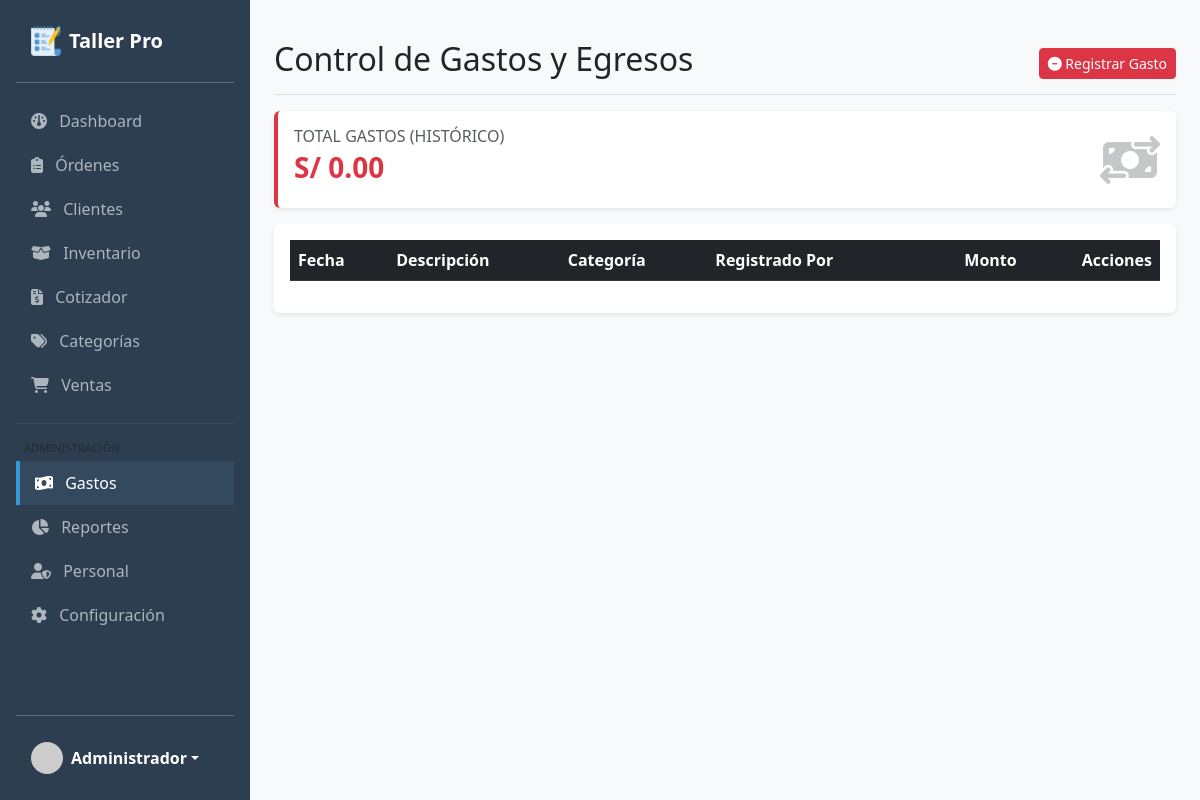
The app's page /gastos (signed in) with its own data.
### tables this page shows
CREATE TABLE IF NOT EXISTS `configuracion` (
  `id` int NOT NULL AUTO_INCREMENT,
  `nombre_sistema` varchar(100) DEFAULT 'Sistema Taller',
  `moneda` varchar(10) DEFAULT 'PEN',
  `simbolo_moneda` varchar(5) DEFAULT 'S/',
  `impuesto` decimal(5,2) DEFAULT '18.00',
  `telefono` varchar(20) DEFAULT NULL,
  `email` varchar(100) DEFAULT NULL,
  `direccion` text,
  `updated_at` timestamp NULL DEFAULT CURRENT_TIMESTAMP ON UPDATE CURRENT_TIMESTAMP,
  `logo` varchar(100) DEFAULT NULL,
  `terminos_orden` text,
  `mensaje_ticket` varchar(255) DEFAULT '¡Gracias por su preferencia!',
  PRIMARY KEY (`id`)
);

### app/Controllers/GastoController.php (called while the page is built, shortened)
<?php
class GastoController extends BaseController {
    public function index() {
        $gastoModel = new Gasto();
        $gastos = $gastoModel->getAll();
        $this->view('gastos/index', [
            'titulo' => 'Control de Gastos',
            'gastos' => $gastos
        ]);
    }
}

### public/index.php (called while the page is built, shortened)
<?php
$router = new Router();
$router->get('/login', [AuthController::class, 'login']);
$router->post('/login/auth', [AuthController::class, 'authenticate']);
$router->get('/logout', [AuthController::class, 'logout']);
$router->get('/rastreo', [RastreoController::class, 'index']);
$router->get('/', [DashboardController::class, 'index']);
$router->get('/clientes', [ClienteController::class, 'index']);
$router->get('/clientes/perfil', [ClienteController::class, 'perfil']);
$router->post('/clientes/guardar', [ClienteController::class, 'store']);
$router->post('/clientes/actualizar', [ClienteController::class, 'update']);
$router->post('/clientes/cambiar-estado', [ClienteController::class, 'cambiarEstado']);
$router->get('/categorias', [CategoriaController::class, 'index']);
$router->post('/categorias/guardar', [CategoriaController::class, 'store']);
$router->post('/categorias/actualizar', [CategoriaController::class, 'update']);
$router->post('/categorias/cambiar-estado', [CategoriaController::class, 'cambiarEstado']);
$router->post('/categorias/eliminar', [CategoriaController::class, 'eliminar']);
$router->get('/productos', [ProductoController::class, 'index']);
$router->get('/productos/historial', [ProductoController::class, 'historial']);
$router->post('/productos/guardar', [ProductoController::class, 'store']);
$router->post('/productos/actualizar', [ProductoController::class, 'update']);
$router->post('/productos/cambiar-estado', [ProductoController::class, 'cambiarEstado']);
$router->post('/productos/ajustar', [ProductoController::class, 'ajustar']);
$router->get('/ordenes', [OrdenController::class, 'index']);
$router->get('/ordenes/detalle', [OrdenController::class, 'detalle']);
$router->get('/ordenes/imprimir', [OrdenController::class, 'imprimir']);
$router->get('/ordenes/etiqueta', [OrdenController::class, 'etiqueta']);
$router->get('/ordenes/garantia', [OrdenController::class, 'garantia']);
$router->post('/ordenes/guardar', [OrdenController::class, 'store']);
$router->post('/ordenes/cambiar-estado', [OrdenController::class, 'cambiarEstado']);
$router->post('/ordenes/agregar-repuesto', [OrdenController::class, 'agregarRepuesto']);
$router->post('/ordenes/eliminar-repuesto', [OrdenController::class, 'eliminarRepuesto']);
$router->post('/ordenes/mano-obra', [OrdenController::class, 'actualizarManoObra']);
$router->post('/ordenes/diagnostico', [OrdenController::class, 'guardarDiagnostico']);
$router->get('/cotizador', [CotizadorController::class, 'index']);
$router->post('/cotizador/imprimir', [CotizadorController::class, 'imprimir']);
$router->get('/ventas', [VentaController::class, 'index']);
$router->get('/ventas/crear', [VentaController::class, 'crear']);
$router->get('/ventas/imprimir', [VentaController::class, 'imprimir']);
$router->post('/ventas/guardar', [VentaController::class, 'store']);
$router->get('/gastos', [GastoController::class, 'index']);
$router->post('/gastos/guardar', [GastoController::class, 'store']);
$router->post('/gastos/eliminar', [GastoController::class, 'eliminar']);
$router->get('/reportes', [ReporteController::class, 'index']);
$router->get('/usuarios', [UsuarioController::class, 'index']);
$router->post('/usuarios/guardar', [UsuarioController::class, 'store']);
$router->post('/usuarios/actualizar', [UsuarioController::class, 'update']);
$router->post('/usuarios/cambiar-estado', [UsuarioController::class, 'cambiarEstado']);
$router->get('/configuracion', [ConfiguracionController::class, 'index']);
$router->post('/configuracion/guardar', [ConfiguracionController::class, 'update']);
$router->get('/configuracion/backup', [ConfiguracionController::class, 'backup']);
$router->run();

### app/Models/BaseModel.php (called while the page is built, shortened)
<?php
class BaseModel {
    public function __construct() {
        $database = new Database();
        $this->db = $database->getConnection();
    }
}

### config/Database.php (called while the page is built, shortened)
<?php
class Database {
    private $host = 'localhost';
    private $db_name = 'taller_db';
    private $username = 'root';
    private $password = '';
    public function getConnection() {
        $this->conn = null;
        try {
            $this->conn = new PDO("mysql:host=" . $this->host . ";dbname=" . $this->db_name, $this->username, $this->password);
            $this->conn->exec("set names utf8mb4");
            $this->conn->setAttribute(PDO::ATTR_ERRMODE, PDO::ERRMODE_EXCEPTION);
        } catch(PDOException $exception) {
            echo "Error de conexión: " . $exception->getMessage();
        }
        return $this->conn;
    }
}

### app/Models/Configuracion.php (called while the page is built, shortened)
<?php
class Configuracion extends BaseModel {
    public function obtenerConfiguracion() {
        try {
            $stmt = $this->db->prepare("SELECT * FROM configuracion LIMIT 1");
            $stmt->execute();
            return $stmt->fetch(PDO::FETCH_OBJ);
        } catch (\Exception $e) {
            return null;
        }
    }
}

### app/Views/gastos/index.php (the view, shortened to what this page needs)
<?php require_once __DIR__ . '/../partials/header.php'; ?>
<div class="d-flex justify-content-between flex-wrap flex-md-nowrap align-items-center pt-3 pb-2 mb-3 border-bottom">
    <h1 class="h2">Control de Gastos y Egresos</h1>
    <div class="btn-toolbar mb-2 mb-md-0">
        <button type="button" class="btn btn-sm btn-danger" data-bs-toggle="modal" data-bs-target="#modalGasto">
            <i class="fa-solid fa-minus-circle"></i> Registrar Gasto
        </button>
    </div>
</div>
<div class="row mb-3">
    <div class="col-md-12">
        <div class="card border-start border-4 border-danger shadow-sm">
            <div class="card-body d-flex align-items-center justify-content-between">
                <div>
                    <h6 class="text-muted text-uppercase mb-1">Total Gastos (Histórico)</h6>
                    <?php
                        $total = 0;
                    ?>
                    <h3 class="fw-bold text-danger"><?php echo $sistema->simbolo_moneda . ' ' . number_format($total, 2); ?></h3>
                </div>
                <i class="fa-solid fa-money-bill-transfer fa-3x text-gray-300 opacity-25"></i>
            </div>
        </div>
    </div>
</div>
<div class="card shadow-sm">
    <div class="card-body">
        <div class="table-responsive">
            <table class="table table-hover align-middle" id="datatable">
                <thead class="table-dark">
                    <tr>
                        <th>Fecha</th>
                        <th>Descripción</th>
                        <th>Categoría</th>
                        <th>Registrado Por</th>
                        <th class="text-end">Monto</th>
                        <th class="text-end">Acciones</th>
                    </tr>
                </thead>
            </table>
        </div>
    </div>
</div>
<?php require_once __DIR__ . '/../partials/footer.php'; ?>

### app/Views/partials/header.php (shortened to what this page needs)
<!DOCTYPE html>
<html lang="es">
<head>
    <link href="https://cdn.jsdelivr.net/npm/bootstrap@5.3.0/dist/css/bootstrap.min.css" rel="stylesheet">
    <link rel="stylesheet" href="https://cdnjs.cloudflare.com/ajax/libs/font-awesome/6.4.0/css/all.min.css">
    <link rel="stylesheet" href="https://cdn.datatables.net/1.13.4/css/dataTables.bootstrap5.min.css">
    <link rel="stylesheet" href="https://cdn.datatables.net/buttons/2.3.6/css/buttons.bootstrap5.min.css">
    <link href="https://cdn.jsdelivr.net/npm/select2@4.1.0-rc.0/dist/css/select2.min.css" rel="stylesheet" />
    <link rel="stylesheet" href="https://cdn.jsdelivr.net/npm/select2-bootstrap-5-theme@1.3.0/dist/select2-bootstrap-5-theme.min.css" />
</head>
<body>
<div class="d-flex">
    <div class="sidebar d-flex flex-column flex-shrink-0 p-3" style="width: 250px;">
        <a href="/" class="d-flex align-items-center mb-3 mb-md-0 me-md-auto text-white text-decoration-none">
            <?php if(!empty($sistema->logo)): ?>
                <img src="/uploads/logo/<?php echo $sistema->logo; ?>" height="30" class="me-2">
            <?php else: ?>
                <i class="fa-solid fa-screwdriver-wrench me-2"></i>
            <?php endif; ?>
            <span class="fs-5 fw-bold text-truncate"><?php echo substr($sistema->nombre_sistema, 0, 18); ?></span>
        </a>
        <hr>
        <ul class="nav nav-pills flex-column mb-auto">
            <li class="nav-item"><a href="/" class="<?php echo ($_SERVER['REQUEST_URI'] == '/' || $_SERVER['REQUEST_URI'] == '') ? 'active' : ''; ?>"><i class="fa-solid fa-gauge me-2"></i> Dashboard</a></li>
            <li><a href="/ordenes" class="<?php echo (strpos($_SERVER['REQUEST_URI'], '/ordenes') !== false) ? 'active' : ''; ?>"><i class="fa-solid fa-clipboard-list me-2"></i> Órdenes</a></li>
            <li><a href="/clientes" class="<?php echo (strpos($_SERVER['REQUEST_URI'], '/clientes') !== false) ? 'active' : ''; ?>"><i class="fa-solid fa-users me-2"></i> Clientes</a></li>
            <li><a href="/productos" class="<?php echo (strpos($_SERVER['REQUEST_URI'], '/productos') !== false) ? 'active' : ''; ?>"><i class="fa-solid fa-box-open me-2"></i> Inventario</a></li>
            <li><a href="/cotizador" class="<?php echo (strpos($_SERVER['REQUEST_URI'], '/cotizador') !== false) ? 'active' : ''; ?>"><i class="fa-solid fa-file-invoice-dollar me-2"></i> Cotizador</a></li>
            <li><a href="/categorias" class="<?php echo (strpos($_SERVER['REQUEST_URI'], '/categorias') !== false) ? 'active' : ''; ?>"><i class="fa-solid fa-tags me-2"></i> Categorías</a></li>
            <li><a href="/ventas" class="<?php echo (strpos($_SERVER['REQUEST_URI'], '/ventas') !== false) ? 'active' : ''; ?>"><i class="fa-solid fa-cart-shopping me-2"></i> Ventas</a></li>
            <?php if(isset($_SESSION['user_role']) && $_SESSION['user_role'] === 'admin'): ?>
                <hr class="text-secondary">
                <div class="small text-muted text-uppercase mb-1 ms-2" style="font-size:0.7em;">Administración</div>
                <li><a href="/gastos" class="<?php echo (strpos($_SERVER['REQUEST_URI'], '/gastos') !== false) ? 'active' : ''; ?>"><i class="fa-solid fa-money-bill-wave me-2"></i> Gastos</a></li>
                <li><a href="/reportes" class="<?php echo (strpos($_SERVER['REQUEST_URI'], '/reportes') !== false) ? 'active' : ''; ?>"><i class="fa-solid fa-chart-pie me-2"></i> Reportes</a></li>
                <li><a href="/usuarios" class="<?php echo (strpos($_SERVER['REQUEST_URI'], '/usuarios') !== false) ? 'active' : ''; ?>"><i class="fa-solid fa-user-shield me-2"></i> Personal</a></li>
                <li><a href="/configuracion" class="<?php echo (strpos($_SERVER['REQUEST_URI'], '/configuracion') !== false) ? 'active' : ''; ?>"><i class="fa-solid fa-gear me-2"></i> Configuración</a></li>
            <?php endif; ?>
        </ul>
        <hr>
        <div class="dropdown">
            <a href="#" class="d-flex align-items-center text-white text-decoration-none dropdown-toggle" data-bs-toggle="dropdown">
                <img src="https://ui-avatars.com/api/?name=<?php echo urlencode($_SESSION['user_name'] ?? 'Admin'); ?>&background=random" width="32" height="32" class="rounded-circle me-2">
                <strong><?php echo $_SESSION['user_name'] ?? 'Usuario'; ?></strong>
            </a>
        </div>
    </div>
    <div class="container-fluid p-4" style="width: 100%;">

### app/Views/partials/header.php (style rules this page uses)
body { background-color: #f8f9fa; }
.sidebar { min-height: 100vh; background: #2c3e50; color: white; }
.sidebar a { color: #adb5bd; text-decoration: none; padding: 10px 15px; display: block; }
.sidebar a:hover, .sidebar a.active { background: #34495e; color: white; border-left: 4px solid #3498db; }
.card { border: none; box-shadow: 0 0 15px rgba(0,0,0,0.05); }

### records on screen
configuracion: logo (picture), nombre_sistema "Taller Pro", simbolo_moneda "S/"

### other values on screen
$_SESSION['user_name'] "Administrador"
$total "0.00"
